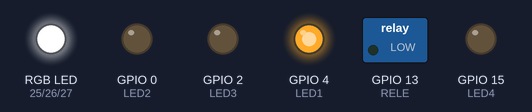
Simulated run of this sketch. Board: ESP32. Shown: switched loads named in the sketch (green lamp = pin HIGH), an RGB LED mixed from three pins (HIGH = lit), output pins drawn as LEDs (lit = HIGH).

Above: at 0.5 s.
At 2.5 s:
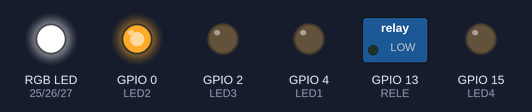
At 4.5 s:
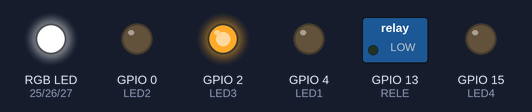
At 10.5 s:
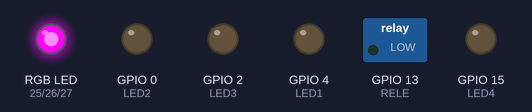
At 14.5 s:
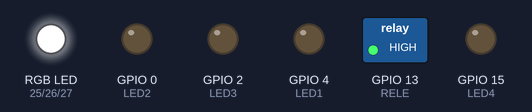
At 19.5 s:
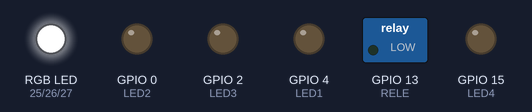
Timing chart, 0 to 20.8 s (numbered marks = the images above):
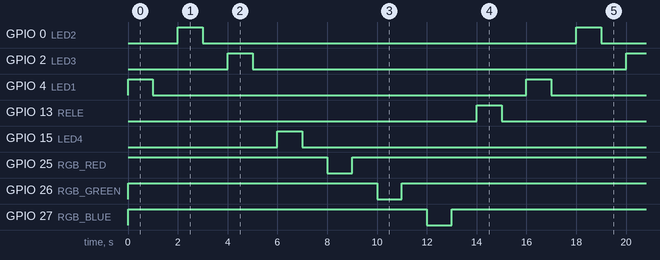

The sketch:

saidas_leds_rele.ino
```cpp
/*
  Autor: João Carlos de Souza Filho / 2024

  Este algoritmo tem como objetivo realizar a escrita dos 4 LEDs,
  LED RGB e relé.

  IMPORTANTE:
  De acordo com o diagrama esquemático, os LEDs D1, D2, D3 e D4
  acionarão quando o microcontrolador enviar nivel lógico '1'.
  Já o LED RGB, por ser Anodo Comum, acionará ao receber nível lógico '0'.
  Já o relé, acionará ao receber nível lógico '1'.

  O DIP Switch SW5 do pino correspondente precisa estar na posição ON para que
  o LED funcione.
  Ex. Para utilizar o LED D2, a posição '2' do DIP Switch precisa estar ON.

  Ao utilizar um pino como LED, significa que o botão correspondente não poderá
  ser utilizado simultaneamente.
  Ex. Para utilizar o LED D3, significa que o botão SW3 não pode ser utilizado.
*/

#define LED1 4
#define LED2 0
#define LED3 2
#define LED4 15
#define BOTAO1 4
#define BOTAO2 0
#define BOTAO3 2
#define BOTAO4 15
#define RGB_RED 25
#define RGB_GREEN 26
#define RGB_BLUE 27
#define RELE 13
#define A 18
#define B 5
#define C 21
#define D 03
#define E 01
#define F 23
#define G 22
#define DP 19
#define DISPLAY1 16
#define DISPLAY2 17
#define DHT11_PIN 33 //VP
#define LDR 39 //VN
#define POTENCIOMETRO 34
#define ULTRASSONIC_TRIG 32
#define ULTRASSONIC_ECHO 35

byte output_pins[] = {LED1, LED2, LED3, LED4, RGB_RED, RGB_GREEN, RGB_BLUE, RELE};

// Essa função é executada apenas uma vez ao iniciar o algoritmo, antes do loop
void setup() {
  Serial.begin(115200);

  for(int i = 0; i <= sizeof(output_pins); i++){
    pinMode(output_pins[i], OUTPUT);
  }

  digitalWrite(RGB_RED,   HIGH);
  digitalWrite(RGB_GREEN, HIGH);
  digitalWrite(RGB_BLUE,  HIGH);
}

// Essa função repetirá indefinidamente
void loop() {
  digitalWrite(LED1, HIGH);
  delay(1000);
  digitalWrite(LED1, LOW);
  delay(1000);
  digitalWrite(LED2, HIGH);
  delay(1000);
  digitalWrite(LED2, LOW);
  delay(1000);
  digitalWrite(LED3, HIGH);
  delay(1000);
  digitalWrite(LED3, LOW);
  delay(1000);
  digitalWrite(LED4, HIGH);
  delay(1000);
  digitalWrite(LED4, LOW);
  delay(1000);
  digitalWrite(RGB_RED, LOW);
  delay(1000);
  digitalWrite(RGB_RED, HIGH);
  delay(1000);
  digitalWrite(RGB_GREEN, LOW);
  delay(1000);
  digitalWrite(RGB_GREEN, HIGH);
  delay(1000);
  digitalWrite(RGB_BLUE, LOW);
  delay(1000);
  digitalWrite(RGB_BLUE, HIGH);
  delay(1000);
  digitalWrite(RELE, HIGH);
  delay(1000);
  digitalWrite(RELE, LOW);
  delay(1000);
}
```

Measured:
- by itself, GPIO 0 (LED2), GPIO 2 (LED3), GPIO 4 (LED1), GPIO 13 (RELE), GPIO 15 (LED4): alternates HIGH for 1.0 s and LOW for 15.0 s
- by itself, GPIO 25 (RGB_RED), GPIO 26 (RGB_GREEN), GPIO 27 (RGB_BLUE): alternates HIGH for 15.0 s and LOW for 1.0 s
- by itself, everything shown: repeats every 16.0 s, in 16 steps
